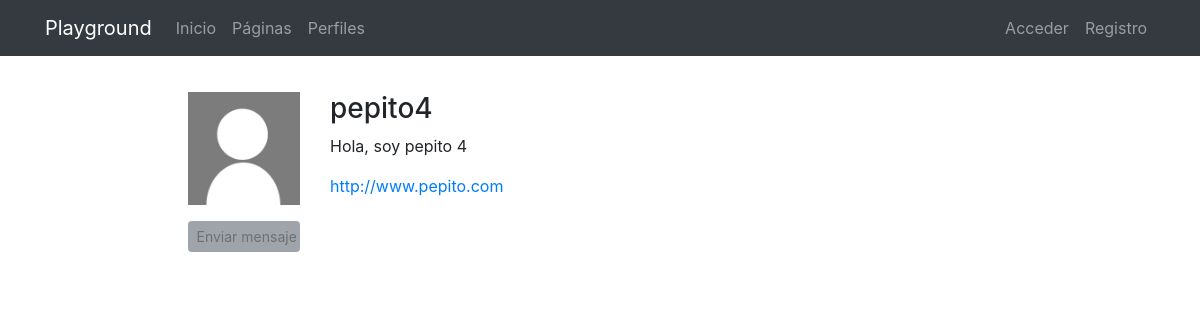
Page /profiles/pepito4/ on the earlier database version.
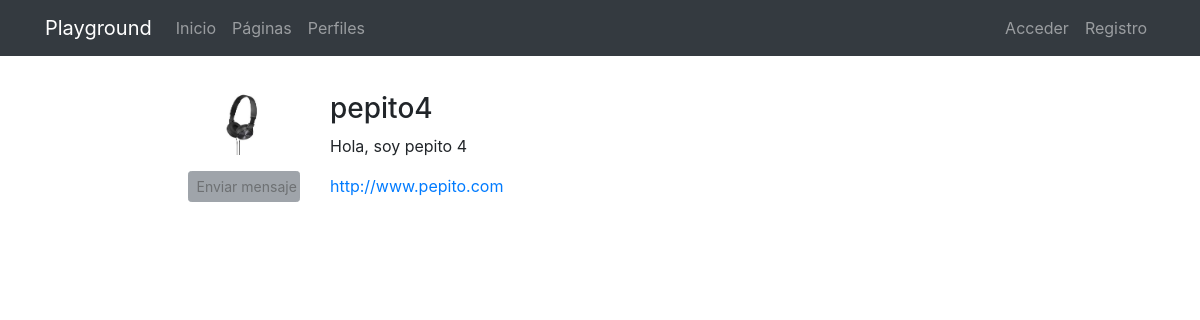
Same page on the later database version.
### registration/models.py (models this page shows)
class Profile(models.Model):
    user = models.OneToOneField(User, on_delete=models.CASCADE)
    avatar = models.ImageField(upload_to=custom_upload_to, null=True, blank=True)
    bio = models.TextField(null=True, blank=True)
    link = models.URLField(max_length=200, null=True, blank=True)

### profiles/views.py (the view)
# urls.py: path('<username>/', ProfileDetailView.as_view(), name='detail'),
class ProfileDetailView(DetailView):
    model = Profile
    template_name = 'profiles/profile_detail.html'
    def get_object(self):
        return get_object_or_404(Profile, user__username=self.kwargs['username'])

### profiles/templates/profiles/profile_detail.html (shortened to what this page needs)
{% extends 'core/base.html' %}
{% load static %}
{% block content %}
<main role="main">
  <div class="container">
    <div class="row mt-3">
      <div class="col-md-9 mx-auto mb-5">
        <form action="" method="post" enctype="multipart/form-data">{% csrf_token %}
          <div class="row">
            <div class="col-md-2">
              {% if profile.avatar %}
                <img src="{{profile.avatar.url}}" class="img-fluid">
              {% else %}
                <img src="{% static 'registration/img/no-avatar.jpg' %}" class="img-fluid">
              {% endif %}
              {% if request.user != profile.user %}
                <a class="btn btn-secondary btn-sm btn-block mt-3 disabled" title="Funcionalidad no disponible aún">
                  Enviar mensaje
                </a>
              {% endif %}
            </div>
            <div class="col-md-10">
              <h3>{{profile.user}}</h3>
              {% if profile.bio %}<p>{{profile.bio}}</p>{% endif %}
              {% if profile.link %}<p><a href="{{profile.link}}" target="_blank">{{profile.link}}</a></p>{% endif %}
            </div>
          </div>
        </form>
      </div>
    </div>
  </div>
</main>
{% endblock %}

Differences in the rows shown:
changed Profile "Hola, soy pepito 4": avatar: picture added
